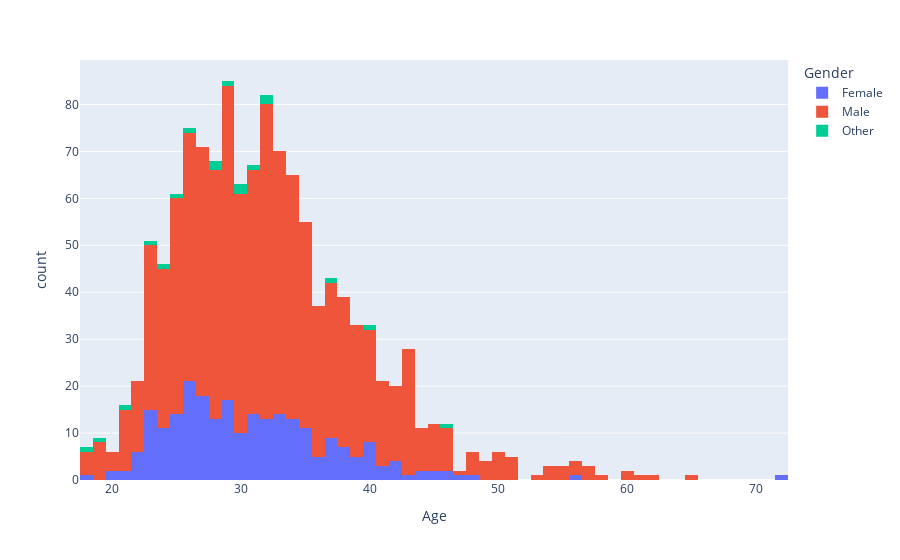

Notebook code for this chart:
### Markdown cell above
Age distribution and gender breakdown

### Code cell
px.histogram(df, x = 'Age', color = 'Gender')
px.xticks()

### Figure 1 — Plotly figure (JSON) as saved in the notebook; plotly's stock layout.template omitted (floating-point values rounded to 4 significant figures; data arrays with more than 128 entries replaced by an {"elided": "..."} marker saying what was removed)
{"data": [{"alignmentgroup": "True", "bingroup": "x", "hovertemplate": "Gender=Female<br>Age=%{x}<br>count=%{y}<extra></extra>", "legendgroup": "Female", "marker": {"color": "#636efa", "pattern": {"shape": ""}}, "name": "Female", "offsetgroup": "Female", "orientation": "v", "showlegend": true, "type": "histogram", "x": {"elided": "247 int values"}, "xaxis": "x", "yaxis": "y"}, {"alignmentgroup": "True", "bingroup": "x", "hovertemplate": "Gender=Male<br>Age=%{x}<br>count=%{y}<extra></extra>", "legendgroup": "Male", "marker": {"color": "#EF553B", "pattern": {"shape": ""}}, "name": "Male", "offsetgroup": "Male", "orientation": "v", "showlegend": true, "type": "histogram", "x": {"elided": "986 int values"}, "xaxis": "x", "yaxis": "y"}, {"alignmentgroup": "True", "bingroup": "x", "hovertemplate": "Gender=Other<br>Age=%{x}<br>count=%{y}<extra></extra>", "legendgroup": "Other", "marker": {"color": "#00cc96", "pattern": {"shape": ""}}, "name": "Other", "offsetgroup": "Other", "orientation": "v", "showlegend": true, "type": "histogram", "x": [23, 18, 30, 25, 29, 31, 30, 40, 28, 21, 37, 32, 19, 32, 28, 26, 46, 24], "xaxis": "x", "yaxis": "y"}], "layout": {"barmode": "relative", "legend": {"title": {"text": "Gender"}, "tracegroupgap": 0}, "margin": {"t": 60}, "xaxis": {"anchor": "y", "domain": [0, 1], "title": {"text": "Age"}}, "yaxis": {"anchor": "x", "domain": [0, 1], "title": {"text": "count"}}}}
